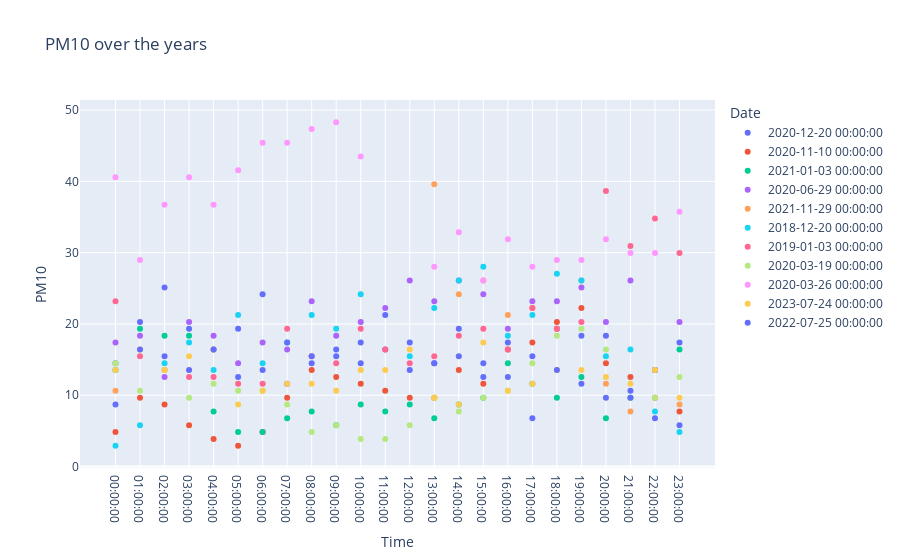

Notebook source saved alongside this figure:
### Code cell
pm10 = filtered_poarBig[["Date", "time", "PM<sub>10</sub> particulate matter (Hourly measured)"]]
pm10.rename(columns={"PM<sub>10</sub> particulate matter (Hourly measured)": "PM10"}, inplace=True)
#pm10.head()

pm10_cleaned = pm10.dropna()

# scatter_plot = sns.scatterplot(data=pm10_cleaned, x="Date", y="PM10")
# scatter_plot.set(xlabel="Date", ylabel="PM10")
# scatter_plot.set_title("PM10 over time")
# plt.show()
scatter_plot = px.scatter(pm10_cleaned, x="time", y="PM10", color = "Date", title="PM10 over the years", hover_data=["Date"], labels={"time": "Time", "PM10": "PM10"})
scatter_plot.show()
